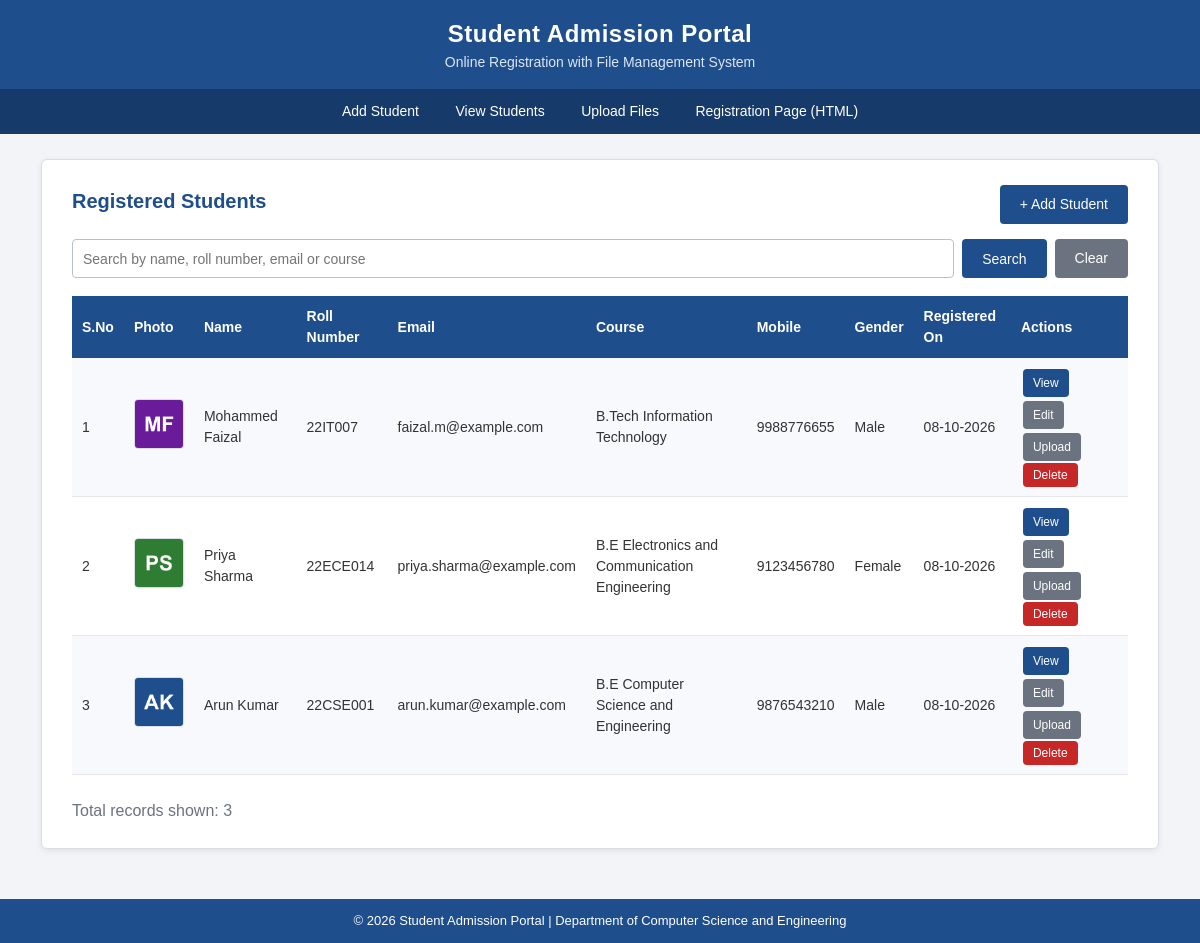
/PHP/view_students.php, run on the app's committed database.
### tables this page shows
CREATE TABLE students (
    student_id    INT AUTO_INCREMENT,                  
    name          VARCHAR(100)  NOT NULL,              
    roll_number   VARCHAR(20)   NOT NULL,              
    email         VARCHAR(100)  NOT NULL,              
    password      VARCHAR(255)  NOT NULL,              
    course        VARCHAR(50)   NOT NULL,              
    mobile        CHAR(10)      NOT NULL,              
    gender        ENUM('Male','Female','Other') NOT NULL,
    address       TEXT          NOT NULL,              
    profile_image VARCHAR(255)  DEFAULT NULL,          
    created_at    TIMESTAMP     NOT NULL DEFAULT CURRENT_TIMESTAMP,  

     
    CONSTRAINT pk_students PRIMARY KEY (student_id),

     
    CONSTRAINT uq_students_roll  UNIQUE (roll_number),
    CONSTRAINT uq_students_email UNIQUE (email)
);

### PHP/db.php (called while the page is built, shortened)
<?php
function e($text)
{
    return htmlspecialchars((string)$text, ENT_QUOTES, 'UTF-8');
}

### PHP/view_students.php (the view, shortened to what this page needs)
<?php
require_once 'db.php';
$search   = trim($_GET['search'] ?? '');
$students = [];
try {
    if ($search !== '') {
        $like = '%' . $search . '%';
        $stmt = $conn->prepare('SELECT * FROM students
                                WHERE name LIKE ? OR roll_number LIKE ? OR email LIKE ? OR course LIKE ?
                                ORDER BY student_id DESC');
        $stmt->bind_param('ssss', $like, $like, $like, $like);
        $stmt->execute();
        $result = $stmt->get_result();
    } else {
        $result = $conn->query('SELECT * FROM students ORDER BY student_id DESC');
    }
    while ($row = $result->fetch_assoc()) {
        $students[] = $row;
    }
} catch (mysqli_sql_exception $ex) {
    $dbError = 'Could not load students: ' . $ex->getMessage();
}
include 'header.php';
?>
<div class="card">
    <div class="top-bar">
        <h2>Registered Students</h2>
        <a href="add_student.php" class="btn btn-primary">+ Add Student</a>
    </div>
    <form class="search-form" method="get" action="view_students.php">
        <input type="text" name="search" placeholder="Search by name, roll number, email or course"
               value="<?php echo e($search); ?>">
        <input type="submit" class="btn btn-primary" value="Search">
        <a href="view_students.php" class="btn btn-secondary">Clear</a>
    </form>
    <div class="table-wrapper">
        <table class="data-table">
            <tr>
                <th>S.No</th>
                <th>Photo</th>
                <th>Name</th>
                <th>Roll Number</th>
                <th>Email</th>
                <th>Course</th>
                <th>Mobile</th>
                <th>Gender</th>
                <th>Registered On</th>
                <th>Actions</th>
            </tr>
            <?php if (empty($students)): ?>
                <tr>
                    <td colspan="10" class="text-center muted">No student records found.</td>
                </tr>
            <?php else: ?>
                <?php $serial = 1; ?>
                <?php foreach ($students as $student): ?>
                    <tr>
                        <td><?php echo $serial++; ?></td>
                        <td>
                            <?php if (!empty($student['profile_image']) && is_file(__DIR__ . '/' . $student['profile_image'])): ?>
                                <img src="<?php echo e($student['profile_image']); ?>" class="thumb" alt="Photo">
                            <?php else: ?>
                                <span class="no-image">No Image</span>
                            <?php endif; ?>
                        </td>
                        <td><?php echo e($student['name']); ?></td>
                        <td><?php echo e($student['roll_number']); ?></td>
                        <td><?php echo e($student['email']); ?></td>
                        <td><?php echo e($student['course']); ?></td>
                        <td><?php echo e($student['mobile']); ?></td>
                        <td><?php echo e($student['gender']); ?></td>
                        <td><?php echo date('d-m-Y', strtotime($student['created_at'])); ?></td>
                        <td class="actions">
                            <a href="student_details.php?id=<?php echo $student['student_id']; ?>" class="btn btn-primary btn-small">View</a>
                            <a href="edit_student.php?id=<?php echo $student['student_id']; ?>" class="btn btn-secondary btn-small">Edit</a>
                            <a href="upload_file.php?student_id=<?php echo $student['student_id']; ?>" class="btn btn-secondary btn-small">Upload</a>
                            <form action="delete_student.php" method="post" class="inline-form"
                                  data-name="<?php echo e($student['name']); ?>"
                                  onsubmit="return confirmDelete(this.getAttribute('data-name'))">
                                <input type="submit" class="btn btn-danger btn-small" value="Delete">
                            </form>
                        </td>
                    </tr>
                <?php endforeach; ?>
            <?php endif; ?>
        </table>
    </div>
    <p class="muted"><br>Total records shown: <?php echo count($students); ?></p>
</div>
<?php include 'footer.php'; ?>

### Frontend/style.css (style rules this page uses)
* { margin: 0; padding: 0; box-sizing: border-box; }
body { font-family: Arial, Helvetica, sans-serif; background-color: #f2f4f7; color: #333333; line-height: 1.5; min-height: 100vh; display: flex; flex-direction: column; }
a { color: #1f4e8c; }
.card { background-color: #ffffff; border: 1px solid #d9dee5; border-radius: 6px; box-shadow: 0 2px 6px rgba(0, 0, 0, 0.08); padding: 25px 30px; margin: 0 auto 25px auto; }
.card h2 { color: #1f4e8c; font-size: 20px; border-bottom: 2px solid #1f4e8c; padding-bottom: 8px; margin-bottom: 20px; }
.btn { display: inline-block; padding: 9px 20px; font-size: 14px; border: none; border-radius: 4px; cursor: pointer; text-decoration: none; color: #ffffff; font-family: inherit; }
.btn-primary { background-color: #1f4e8c; }
.btn-secondary { background-color: #6b7280; }
.btn-danger { background-color: #c62828; }
.btn-small { padding: 5px 10px; font-size: 12px; }
.inline-form { display: inline; }
.thumb { width: 50px; height: 50px; object-fit: cover; border-radius: 4px; border: 1px solid #d9dee5; }
.table-wrapper { width: 100%; overflow-x: auto; }
.data-table { width: 100%; border-collapse: collapse; font-size: 14px; background-color: #ffffff; }
.data-table th { background-color: #1f4e8c; color: #ffffff; text-align: left; padding: 10px; }
.data-table td { padding: 9px 10px; border-bottom: 1px solid #e5e7eb; vertical-align: middle; }
.data-table tr:nth-child(even) td { background-color: #f7f9fc; }
.actions a, .actions form { margin: 2px; }
.search-form { display: flex; gap: 8px; margin-bottom: 18px; flex-wrap: wrap; }
.search-form input[type="text"] { flex: 1; min-width: 200px; padding: 9px 10px; border: 1px solid #b8c0cc; border-radius: 4px; font-size: 14px; }
.top-bar { display: flex; justify-content: space-between; align-items: center; flex-wrap: wrap; gap: 10px; margin-bottom: 15px; }
.top-bar h2 { margin-bottom: 0; border-bottom: none; }
.muted { color: #6b7280; }

### data on the page
students: profile_image (picture), name "Mohammed Faizal", roll_number "22IT007", email "faizal.m@example.com", course "B.Tech Information Technology", mobile "9988776655", gender "Male", created_at "08-10-2026"
students: profile_image (picture), name "Priya Sharma", roll_number "22ECE014", email "priya.sharma@example.com", course "B.E Electronics and Communication Engineering", mobile "9123456780", gender "Female", created_at "08-10-2026"
students: profile_image (picture), name "Arun Kumar", roll_number "22CSE001", email "arun.kumar@example.com", course "B.E Computer Science and Engineering", mobile "9876543210", gender "Male", created_at "08-10-2026"

### other printed values
count($students) "3"
